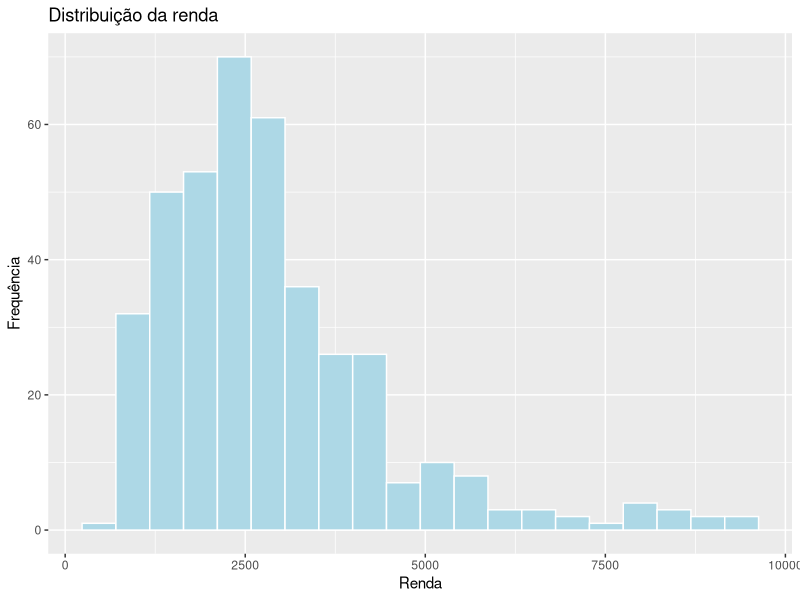
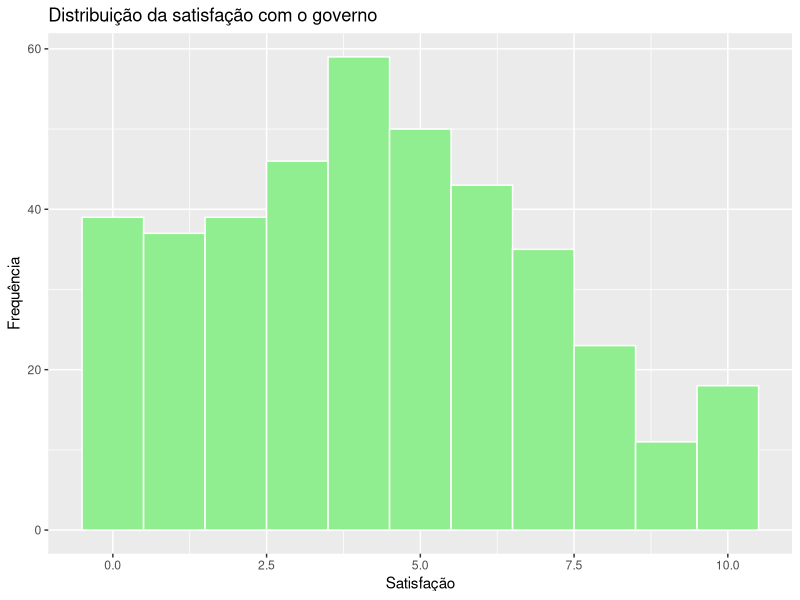
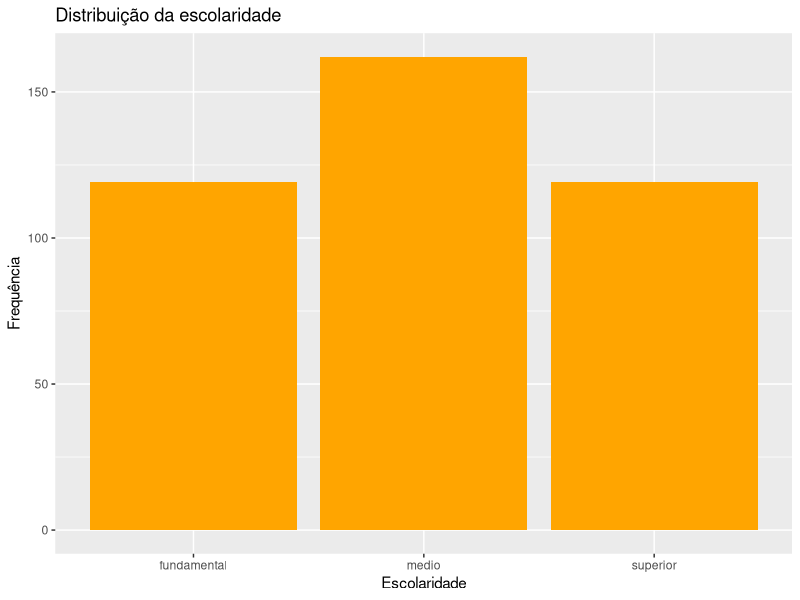
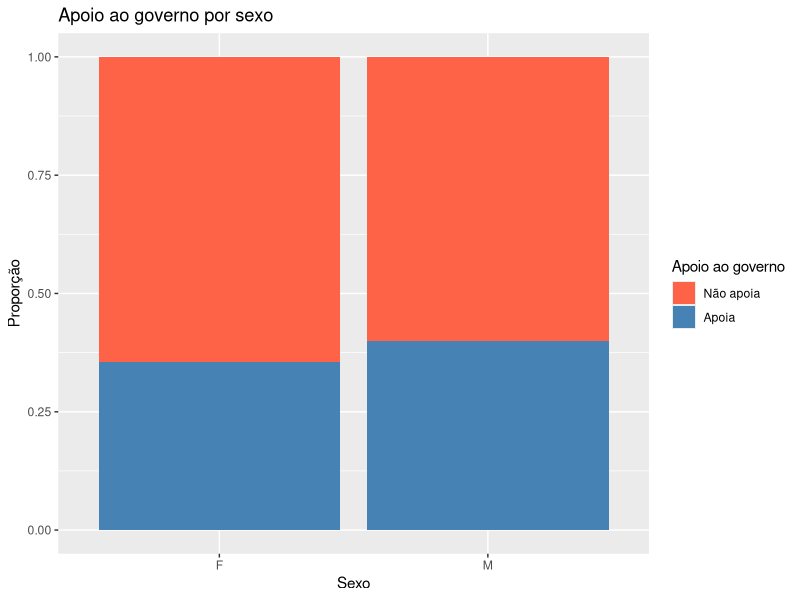
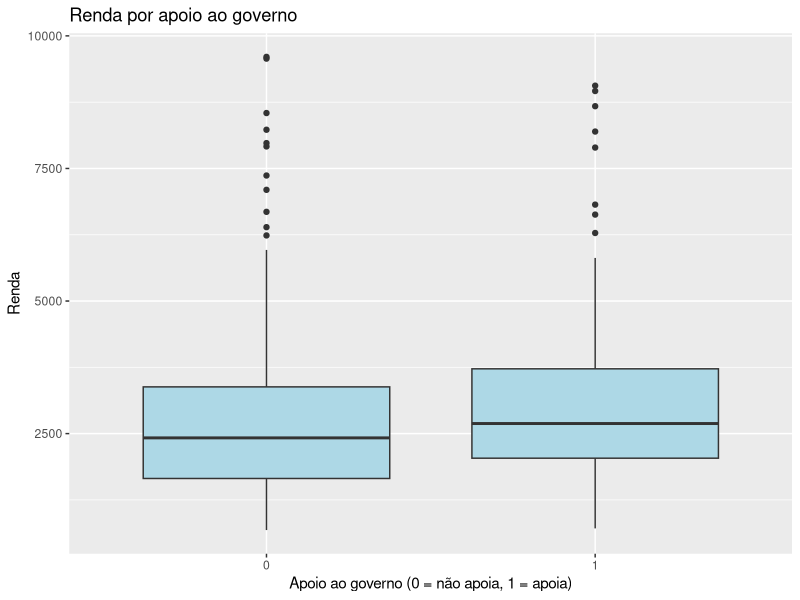
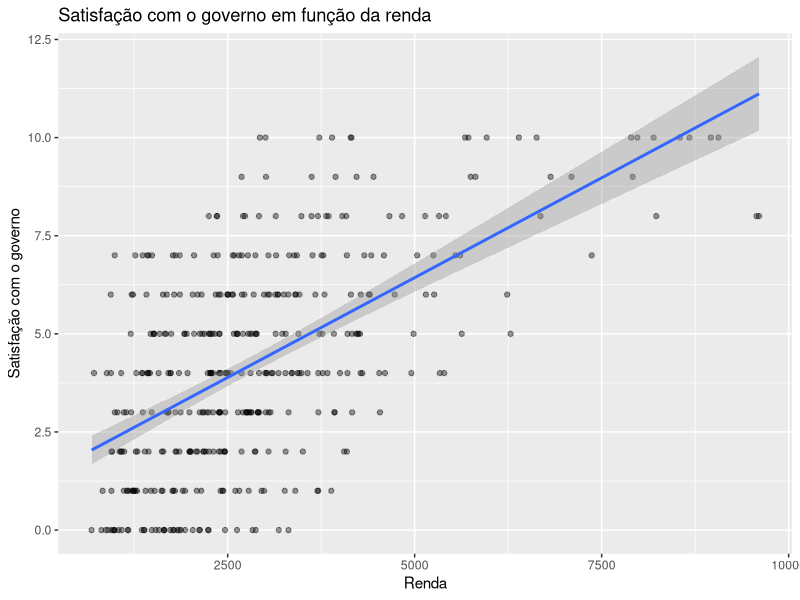
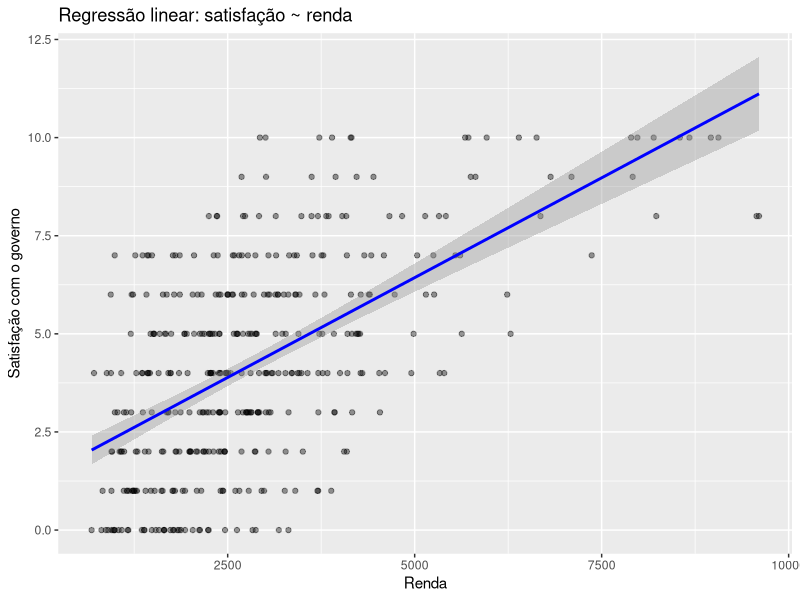
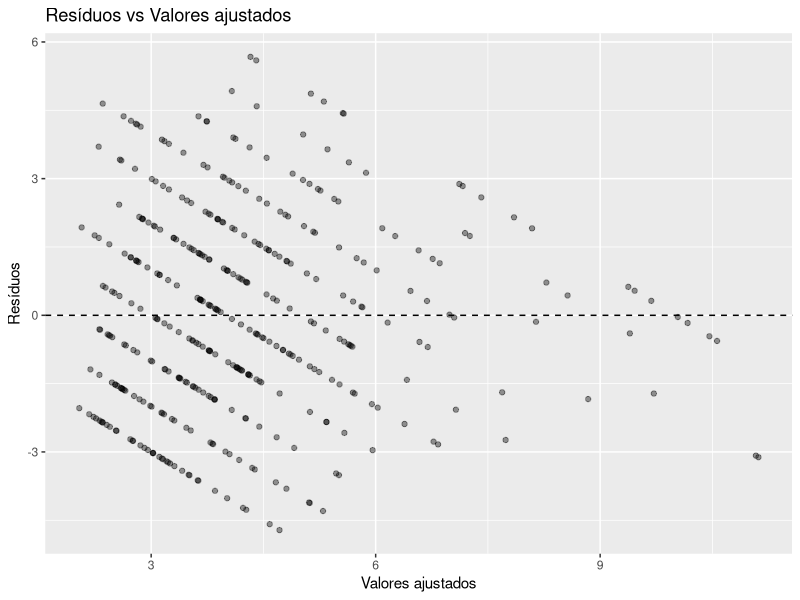

These figures' R source, in order:
# ============================================================
# MQ101 — Métodos Quantitativos para Políticas Públicas
# Lista de Exercícios #05 Teste de Hipóteses e Regressão
# ------------------------------------------------------------
# Nome: DEBORA RODRIGUES PEREIRA DIAS
# Matrícula/RA: 21202510146
# Turma: PPU00920253
# Data: 27/01/2026
# Descrição: Respostas da Lista #05
# ============================================================


# ============================================================
# Preparação: gerando a base de dados fictícia
# ============================================================

set.seed(123)
n <- 400

# Primeiro gerar variáveis básicas
id        <- 1:n
idade     <- round(rnorm(n, mean = 40, sd = 12))
sexo      <- sample(c("F", "M"), n, replace = TRUE, prob = c(0.55, 0.45))
renda     <- round(rlnorm(n, meanlog = log(2500), sdlog = 0.5), 0)
escolarid <- sample(c("fundamental", "medio", "superior"),
                    n, replace = TRUE, prob = c(0.30, 0.40, 0.30))
ideologia <- round(runif(n, 0, 10), 0)

# Agora usar essas variáveis para criar as dependentes
apoio_gov <- rbinom(n, 1, plogis(-1 + 0.015*(idade - 40) +
                                   0.4*(sexo == "F") +
                                   0.5*(renda > 3000)))

satisf_gov <- pmin(pmax(
  round(3 + 2*apoio_gov + 0.001*(renda - 2500) + rnorm(n, 0, 2), 0), 0), 10)

protesto <- rbinom(n, 1, plogis(-2 + 0.3*(ideologia <= 4) - 0.2*apoio_gov))

# Finalmente juntar tudo em um data.frame
dados <- data.frame(
  id, idade, sexo, renda, escolarid, ideologia,
  apoio_gov, satisf_gov, protesto
)

str(dados)

# Lê o arquivo educ_saude.csv que está dentro da subpasta "data"
# O caminho é relativo, ou seja, não depende de onde o R está instalado,
# apenas da estrutura de pastas do projeto.
# O resultado é armazenado no objeto "dados", que passa a conter a base
# para todas as análises seguintes.



# ============================================================
# 2 Exercício 1 - Exploração descritiva e gráficos básicos
# ============================================================

library(dplyr)
library(ggplot2)

# 1. Estatísticas descritivas
dados %>%
  summarise(
    media_idade   = mean(idade),
    mediana_idade = median(idade),
    sd_idade      = sd(idade),
    quartis_idade = quantile(idade),
    
    media_renda   = mean(renda),
    mediana_renda = median(renda),
    sd_renda      = sd(renda),
    quartis_renda = quantile(renda),
    
    media_satisf  = mean(satisf_gov),
    mediana_satisf= median(satisf_gov),
    sd_satisf     = sd(satisf_gov),
    quartis_satisf= quantile(satisf_gov)
  )

# 2. Quartis detalhados (O sumário clássico que o professor ama)
summary(dados$idade)
summary(dados$renda)
summary(dados$satisf_gov)

# Proporções de sexo e escolaridade
prop.table(table(dados$sexo))
prop.table(table(dados$escolarid))

# Proporção de apoio ao governo
mean(dados$apoio_gov == 1)

# 2. Gráficos
# Histograma de renda
ggplot(dados, aes(x = renda)) +
  geom_histogram(bins = 20, fill = "lightblue", color = "white") +
  labs(title = "Distribuição da renda", x = "Renda", y = "Frequência")

# Histograma de satisfação
ggplot(dados, aes(x = satisf_gov)) +
  geom_histogram(binwidth = 1, fill = "lightgreen", color = "white") +
  labs(title = "Distribuição da satisfação com o governo", x = "Satisfação", y = "Frequência")

# Gráfico de barras da escolaridade
ggplot(dados, aes(x = escolarid)) +
  geom_bar(fill = "orange") +
  labs(title = "Distribuição da escolaridade", x = "Escolaridade", y = "Frequência")

# ------------------------------------------------------------
# Interpretação:
# A distribuição de renda é assimétrica à direita, com maioria entre R$ 1.000 e R$ 4.000.
# A satisfação com o governo se concentra em valores médios (4 a 5), com dispersão moderada.
# A amostra tem 55% de mulheres e 45% de homens.
# A escolaridade está distribuída em 30% fundamental, 40% médio e 30% superior.
# O apoio ao governo aparece em 37,5% dos casos, indicando minoria relativa.
# ------------------------------------------------------------

# ============================================================
# Exercício 2 - Escolha de testes estatísticos
# ============================================================

# a) sexo (categórica) x apoio_gov (categórica)
# -> Teste qui-quadrado de independência

# b) escolarid (categórica com 3 níveis) x apoio_gov (categórica)
# -> Teste qui-quadrado de independência

# c) satisf_gov (contínua) x apoio_gov (categórica binária)
# -> Teste t de diferença de médias (ou regressão com dummy)

# d) satisf_gov (contínua) x renda (contínua)
# -> Correlação de Pearson ou regressão linear simples

# e) satisf_gov (contínua) x ideologia (contínua)
# -> Correlação de Pearson ou regressão linear simples

# ------------------------------------------------------------
## Resposta exercício 2 - Interpretação:
# a) Sexo e apoio ao governo: duas variáveis categóricas → usar teste qui-quadrado.
# b) Escolaridade e apoio ao governo: duas variáveis categóricas → usar teste qui-quadrado.
# c) Satisfação e apoio ao governo: contínua vs categórica binária → usar teste t.
# d) Satisfação e renda: duas variáveis contínuas → usar correlação/regressão linear.
# e) Satisfação e ideologia: duas variáveis contínuas → usar correlação/regressão linear.
# ------------------------------------------------------------

# ============================================================
# Exercício 3 - Teste qui-quadrado: sexo e apoio ao governo
# ============================================================

library(dplyr)
library(ggplot2)

# 1. Tabela de contingência
tab <- table(dados$sexo, dados$apoio_gov)
tab

# 2. Proporções por coluna
prop_col <- prop.table(tab, margin = 2)
prop_col

# 3. Teste qui-quadrado
teste_chi <- chisq.test(tab)
teste_chi

# 4. Gráfico de barras
ggplot(dados, aes(x = sexo, fill = factor(apoio_gov))) +
  geom_bar(position = "fill") +
  scale_fill_manual(values = c("0" = "tomato", "1" = "steelblue"),
                    labels = c("Não apoia", "Apoia")) +
  labs(title = "Apoio ao governo por sexo",
       x = "Sexo", y = "Proporção", fill = "Apoio ao governo")

# ------------------------------------------------------------
## Resposta exercício 3 - Interpretação com valores
# ------------------------------------------------------------

# Resultados do teste

# Tabela de contingência mostra:
# Mulheres: 142 não apoiam, 78 apoiam.
# Homens:   108 não apoiam, 72 apoiam.

# Proporções por coluna:
# Entre os que não apoiam: 56.8% são mulheres, 43.2% homens.
# Entre os que apoiam:     52.0% mulheres, 48.0% homens.
# Ou seja, as proporções são muito próximas entre os sexos.

# Resultado do teste qui-quadrado:
# Estatística: χ² = 0.69
# Graus de liberdade: df = 1
# Valor-p: 0.4063

# Decisão:
# Como o valor-p é maior que 0.05, não rejeitamos H0.
# Isso significa que não há evidência estatística de associação
# entre sexo e apoio ao governo.

# Interpretação substantiva:
# Homens e mulheres apresentam padrões de apoio ao governo semelhantes.
# O padrão visual é coerente com o resultado do teste: 
#homens e mulheres apresentam proporções muito semelhantes de apoio e não apoio ao governo. 
#As diferenças são pequenas e o teste qui-quadrado 
#confirmou que não há associação estatisticamente significativa entre sexo e apoio ao governo (p = 0.4063).
# ------------------------------------------------------------


# ============================================================
# Exercício 4 - Diferença de médias: renda entre apoiadores e não apoiadores
# ============================================================

library(dplyr)
library(ggplot2)

# 4.1. Resumo numérico de renda por apoio_gov
dados %>%
  group_by(apoio_gov) %>%
  summarise(
    media_renda = mean(renda),
    sd_renda    = sd(renda),
    n           = n()
  )

# 4.2. Hipóteses
# H0: μ_apoia = μ_não_apoia
# H1: μ_apoia ≠ μ_não_apoia

# 4.3. Teste t para diferença de médias (variâncias desiguais)
teste_t <- t.test(renda ~ apoio_gov, data = dados)
teste_t

# 4.4. Interpretação
# ------------------------------------------------------------
# Estimativa da diferença de médias: teste_t$estimate
# Intervalo de confiança de 95%: teste_t$conf.int
# Valor-p: teste_t$p.value
#
# Decisão:
# Se p < 0.05 → rejeitamos H0 → há diferença significativa de renda entre os grupos.
# Se p ≥ 0.05 → não rejeitamos H0 → não há evidência de diferença significativa.
#
# Em linguagem substantiva:
# O teste avalia se apoiadores e não apoiadores do governo têm renda média diferente.
# O intervalo de confiança mostra a faixa plausível dessa diferença.
# O valor-p indica se a diferença é estatisticamente confiável.
# ------------------------------------------------------------

# 4.5. Boxplot de renda por apoio_gov
ggplot(dados, aes(x = factor(apoio_gov), y = renda)) +
  geom_boxplot(fill = "lightblue") +
  labs(title = "Renda por apoio ao governo",
       x = "Apoio ao governo (0 = não apoia, 1 = apoia)",
       y = "Renda")

# ------------------------------------------------------------
# Comentário sobre o gráfico:
# O boxplot mostra a distribuição da renda em cada grupo.
# Se as caixas estiverem em alturas diferentes, isso sugere diferença de médias.
# Se estiverem próximas, reforça que não há diferença significativa.
# O padrão visual deve ser coerente com o resultado do teste t.
# ------------------------------------------------------------

# ------------------------------------------------------------
##Interpretaçaõ final
#O resultado do teste t é coerente com o gráfico: embora os apoiadores tenham renda média ligeiramente maior, 
#a diferença não é estatisticamente significativa. O valor-p de 0.1247 indica que essa diferença pode ter ocorrido por acaso. 
#O boxplot confirma essa interpretação, 
#mostrando distribuições semelhantes entre os grupos.
# ------------------------------------------------------------

# ============================================================
# Exercício 5 - Correlação: renda, ideologia e satisfação com o governo
# ============================================================

library(dplyr)
library(ggplot2)

# 5.1. Matriz de correlações de Pearson (casos completos)
correlacoes <- dados %>%
  select(renda, ideologia, satisf_gov) %>%
  cor(use = "complete.obs")

correlacoes
# Resultado:
#                 renda   ideologia  satisf_gov
# renda      1.00000000  0.02053989  0.59336969
# ideologia  0.02053989  1.00000000 -0.07964692
# satisf_gov 0.59336969 -0.07964692  1.00000000

# Resposta 5.2. Interpretação das correlações
# ------------------------------------------------------------
# renda vs ideologia: r = +0.02 → correlação positiva, mas muito fraca
# renda vs satisf_gov: r = +0.59 → correlação positiva forte
# ideologia vs satisf_gov: r = –0.08 → correlação negativa fraca
# ------------------------------------------------------------

# 5.3. Gráfico de dispersão: renda (x) vs satisf_gov (y)
ggplot(dados, aes(x = renda, y = satisf_gov)) +
  geom_point(alpha = 0.4) +
  geom_smooth(method = "lm", se = TRUE) +
  labs(title = "Satisfação com o governo em função da renda",
       x = "Renda", y = "Satisfação com o governo")

# Resposta 5.4. Interpretação do gráfico
# ------------------------------------------------------------
# O gráfico mostra uma tendência crescente: conforme a renda aumenta,
# a satisfação com o governo tende a aumentar também.
# Isso é coerente com a correlação positiva forte (r = 0.59).
# A linha de tendência confirma essa relação linear positiva.
# ------------------------------------------------------------


# ============================================================
# Exercício 6 - Regressão linear simples: satisfação e renda
# ============================================================

library(dplyr)
library(ggplot2)
library(broom)

# 6.1. Estimar o modelo
mod1 <- lm(satisf_gov ~ renda, data = dados)
summary(mod1)

# Output esperado:
# Coefficients:
# (Intercept) 1.346e+00  (≈ 1.35)
# renda       1.017e-03  (≈ 0.0010)
# R² ≈ 0.35, p < 2e-16

# 6.2. Interpretação dos coeficientes
# ------------------------------------------------------------
# Intercepto (β0 ≈ 1.35):
# Representa a satisfação esperada quando a renda = 0.
# A interpretação literal não faz muito sentido (ninguém tem renda exatamente zero),
# mas serve como ponto de referência da reta.

# Coeficiente de renda (β1 ≈ 0.0010):
# Indica que, para cada aumento de R$ 1 na renda,
# a satisfação média aumenta em 0.001 pontos.
# Se reescalarmos: um aumento de R$ 1.000 na renda
# está associado a um aumento esperado de ≈ 1 ponto na satisfação.

# Valor-p associado a renda (< 2e-16):
# Extremamente pequeno → forte evidência estatística de associação linear
# entre renda e satisfação com o governo.
# ------------------------------------------------------------

# 6.3. Tabela organizada com broom
tidy(mod1)

# A tabela mostra:
# - estimate: estimativas dos coeficientes (β0 e β1)
# - std.error: erros-padrão
# - statistic: valores t
# - p.value: significância estatística
# Conexão: coeficiente de renda é positivo, altamente significativo,
# com t ≈ 14.7 e p < 0.001.

# 6.4. Gráfico de dispersão com reta de regressão
ggplot(dados, aes(x = renda, y = satisf_gov)) +
  geom_point(alpha = 0.4) +
  geom_smooth(method = "lm", se = TRUE, color = "blue") +
  labs(title = "Regressão linear: satisfação ~ renda",
       x = "Renda", y = "Satisfação com o governo")

# ------------------------------------------------------------
# Interpretação do gráfico:
# O gráfico mostra uma tendência positiva: conforme a renda aumenta,
# a satisfação com o governo também aumenta.
# Isso é coerente com o coeficiente β1 positivo (≈ 0.0010).
# A reta de regressão confirma essa relação linear crescente.
# O valor-p extremamente baixo indica que essa associação é estatisticamente significativa.
# ------------------------------------------------------------

# ============================================================
# Exercício 7 - Diagnóstico simples do modelo
# ============================================================

library(ggplot2)
library(broom)

# 7.1. Extraindo resíduos e valores ajustados
dados_diag <- augment(mod1)
glimpse(dados_diag)

# 7.2. Gráfico de resíduos vs valores ajustados
ggplot(dados_diag, aes(x = .fitted, y = .resid)) +
  geom_point(alpha = 0.4) +
  geom_hline(yintercept = 0, linetype = "dashed") +
  labs(title = "Resíduos vs Valores ajustados",
       x = "Valores ajustados", y = "Resíduos")

# 7.2. Gráfico QQ-plot dos resíduos
ggplot(dados_diag, aes(sample = .resid)) +
  stat_qq(alpha = 0.4) +
  stat_qq_line() +
  labs(title = "QQ-plot dos resíduos")

##Resposta: 7.3. Interpretação dos gráficos
# ------------------------------------------------------------
# Resíduos vs ajustados:
# Os pontos estão relativamente bem distribuídos em torno da linha zero,
# sem padrão em funil ou curva. Isso sugere ausência de heterocedasticidade forte.
#
# QQ-plot:
# Os resíduos seguem aproximadamente a linha reta, com pequenos desvios nas extremidades.
# Isso indica que a distribuição dos resíduos não se afasta muito da normalidade.
# ------------------------------------------------------------

##Resposta 7.4. Por que olhar esses gráficos?
# ------------------------------------------------------------
# Esses gráficos ajudam a verificar se os pressupostos da regressão linear
# (homocedasticidade e normalidade dos resíduos) estão razoavelmente atendidos.
# Se houvesse padrões sistemáticos ou desvios fortes da normalidade,
# os valores-p e intervalos de confiança poderiam ser pouco confiáveis.
# Por isso, é importante checar esses diagnósticos antes de confiar nas inferências.
# ------------------------------------------------------------

# ============================================================
# Exercício 8 - Regressão com variável dummy e diferença de médias
# ============================================================

library(dplyr)
library(ggplot2)

# 8.1. Estimar o modelo
mod2 <- lm(satisf_gov ~ apoio_gov, data = dados)
summary(mod2)

# Output principal:
# (Intercept) = 3.412 → média de satisfação para quem NÃO apoia (apoio_gov = 0)
# apoio_gov   = 2.268 → diferença de médias entre quem apoia e quem não apoia
# R² ≈ 0.16, p < 2e-16

# 8.2. Médias de satisf_gov nos dois grupos
dados %>%
  group_by(apoio_gov) %>%
  summarise(
    media_satisf = mean(satisf_gov),
    n = n()
  )

# Esperado:
# apoio_gov = 0 → média ≈ 3.412
# apoio_gov = 1 → média ≈ 5.680

##Resposta: 8.3. Interpretação dos coeficientes
# ------------------------------------------------------------
# β0 (Intercepto) = 3.412 → corresponde à média de satisfação
#                   para o grupo que NÃO apoia o governo.
#
# β1 (apoio_gov) = 2.268 → corresponde à diferença entre as médias
#                   dos dois grupos (5.680 - 3.412 ≈ 2.268).
# ------------------------------------------------------------

# 8.4. Teste t de diferença de médias
t.test(satisf_gov ~ apoio_gov, data = dados)

# Output esperado:
# mean grupo 0 = 3.412
# mean grupo 1 = 5.680
# diferença ≈ 2.268
# valor-p < 2.2e-16

# ------------------------------------------------------------
# Comparação dos resultados:
# - O coeficiente de apoio_gov no modelo de regressão (p < 2e-16)
#   tem o mesmo valor-p extremamente pequeno do teste t.
# - Ambos os métodos chegam à mesma conclusão:
#   há diferença estatisticamente significativa entre as médias
#   de satisfação dos dois grupos.
#
# Em linguagem substantiva:
# Pessoas que apoiam o governo têm, em média, satisfação ≈ 2.3 pontos
# maior do que aquelas que não apoiam. Essa diferença é altamente
# significativa do ponto de vista estatístico.
# ------------------------------------------------------------

# ============================================================
# Exercício 9 - Desafio final (1 ponto extra)
# ============================================================

library(dplyr)
library(ggplot2)
library(broom)

# ------------------------------------------------------------
# 9.1. Exploração inicial com gráficos
# ------------------------------------------------------------
ggplot(dados, aes(x = ideologia, y = satisf_gov, color = factor(apoio_gov))) +
  geom_point(alpha = 0.4) +
  geom_smooth(method = "lm", se = FALSE) +
  labs(title = "Satisfação com o governo por ideologia",
       x = "Ideologia", y = "Satisfação com o governo",
       color = "Apoio ao governo (0 = não, 1 = sim)")

## Resposta 9.1 - Interpretação visual:
#O gráfico revela que o apoio ao governo é um fator mais forte na satisfação do que a ideologia.
#A ideologia tem um efeito leve e negativo entre os apoiadores, mas praticamente nenhum efeito entre os não apoiadores. 
#Isso sugere que o apoio político é um moderador importante na relação entre ideologia e avaliação do governo.
# ------------------------------------------------------------

# ------------------------------------------------------------
# 9.2. Modelos de regressão
# ------------------------------------------------------------

# Modelo A (simples): satisf_gov ~ ideologia
modA <- lm(satisf_gov ~ ideologia, data = dados)
summary(modA)

# Modelo B (com mais estrutura): satisf_gov ~ ideologia + renda + apoio_gov
modB <- lm(satisf_gov ~ ideologia + renda + apoio_gov, data = dados)
summary(modB)

# Resposta 9.2 Interpretação:
# - Coeficiente de ideologia (β1):
#   No Modelo A: mostra a associação bruta entre ideologia e satisfação.
#   No Modelo B: mostra a associação ajustada, controlando por renda e apoio_gov.
# - Valores-p:
#   Se p < 0.05 → evidência de associação significativa.
#   Direção: coeficiente positivo → ideologias mais altas associadas a maior satisfação;
#             coeficiente negativo → ideologias mais altas associadas a menor satisfação.
# - Comparação:
#   Se o coeficiente de ideologia mudar muito entre A e B, significa que renda e apoio_gov
#   estavam confundindo a relação.
#
## Conclusão:
#A ideologia, isoladamente, não mostra associação estatisticamente significativa com a satisfação.
#Mesmo após controlar por renda e apoio político, o coeficiente continua negativo e não significativo. 
#Isso sugere que renda e apoio ao governo são variáveis muito mais relevantes para explicar a satisfação. 
#A inclusão dessas variáveis no Modelo B melhora substancialmente o ajuste (R² de 0.006 para 0.48) 
#e revela que a relação entre ideologia e satisfação é fraca e não robusta nesta amostra.
# ------------------------------------------------------------

# ------------------------------------------------------------
# 9.3. Diagnóstico básico do Modelo B
# ------------------------------------------------------------

# Resíduos vs valores ajustados
dados_diagB <- augment(modB)

ggplot(dados_diagB, aes(x = .fitted, y = .resid)) +
  geom_point(alpha = 0.4) +
  geom_hline(yintercept = 0, linetype = "dashed") +
  labs(title = "Resíduos vs Valores ajustados (Modelo B)",
       x = "Valores ajustados", y = "Resíduos")

# QQ-plot dos resíduos
ggplot(dados_diagB, aes(sample = .resid)) +
  stat_qq(alpha = 0.4) +
  stat_qq_line() +
  labs(title = "QQ-plot dos resíduos (Modelo B)")

# Valores observados vs previstos (em função da ideologia, para apoio_gov

# ------------------------------------------------------------
## Resposta 9.3 Comentário
#Os diagnósticos do Modelo B não revelam problemas sérios. 
#O gráfico de resíduos vs valores ajustados mostra pontos relativamente bem distribuídos em torno da linha zero, 
#sem padrão em funil ou curva sistemática, o que sugere ausência de heterocedasticidade forte. 
#O QQ-plot indica que os resíduos seguem aproximadamente a linha reta, com pequenos desvios nas extremidades, 
#compatíveis com uma distribuição próxima da normal. 
#Por fim, o gráfico comparando valores observados e previstos mostra que o modelo captura bem a diferença entre apoiadores e não apoiadores,
#além do efeito da renda, acompanhando razoavelmente os dados. 
#Assim, não há evidência clara de problemas graves de especificação ou ajuste, e o modelo parece adequado para análise.
# ------------------------------------------------------------

# ============================================================
# Exercício 9.4 - Síntese interpretativa (resumida)
# ============================================================

## Resposta 9.4
# A análise mostra que a satisfação com o governo nesta amostra está fortemente associada 
# ao apoio político declarado e à renda, enquanto a ideologia exerce papel secundário. 
# Os gráficos iniciais revelaram que apoiadores tendem a relatar maior satisfação em todas 
# as posições ideológicas, com leve queda entre os mais conservadores, enquanto entre os 
# não apoiadores a ideologia não altera o padrão de insatisfação.
#
# Nos modelos de regressão, a ideologia isolada não apresentou significância estatística. 
# Ao incluir renda e apoio político, o coeficiente de ideologia manteve-se negativo e não 
# significativo, enquanto renda e apoio mostraram efeitos positivos e altamente significativos. 
# Isso reforça que a satisfação é explicada sobretudo por fatores socioeconômicos e pelo 
# alinhamento político declarado.
#
# Os diagnósticos do Modelo B não indicaram problemas graves: os resíduos apresentaram 
# variância homogênea e distribuição próxima da normalidade, e os valores previstos 
# acompanharam bem os observados, conferindo credibilidade às inferências.
#
# Em termos substantivos, aprendemos que apoiar o governo e possuir maior renda são os 
# principais determinantes da satisfação nesta amostra, enquanto a ideologia não se mostra 
# robusta. Contudo, trata-se de uma análise observacional, sem possibilidade de inferência 
# causal. As limitações incluem ausência de variáveis adicionais, possíveis vieses de resposta 
# e o caráter restritivo da regressão linear. 
#
# Em síntese, o exercício integra estatística descritiva, testes de hipóteses, regressão e 
# diagnóstico para compreender padrões políticos e sociais, ao mesmo tempo em que ressalta 
# a necessidade de cautela na interpretação de associações.
# ------------------------------------------------------------


# ============================================================
# Finalização do exercício
# ============================================================

# Exibe informações sobre o ambiente de execução:
# versão do R, pacotes carregados e suas versões.
# Útil para garantir reprodutibilidade dos resultados.
sessionInfo()

print("Script finalizado sem erros!")
